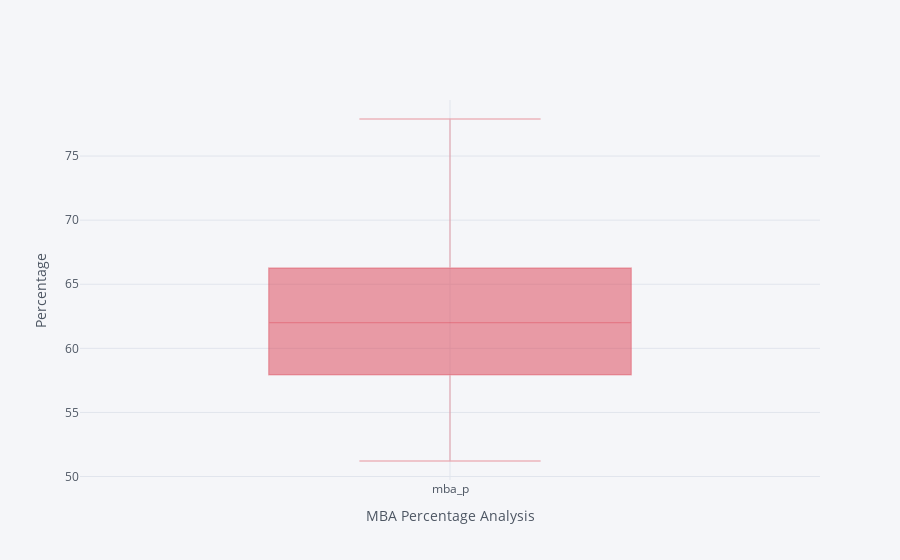

Notebook cell for this chart:
### Code cell
data.iplot(kind='box',column=['mba_p'],color='red',yTitle='Percentage',xTitle = 'MBA Percentage Analysis',size=1)

### Figure 1 — Plotly figure (JSON) as saved in the notebook; plotly's stock layout.template omitted (floating-point values rounded to 4 significant figures; data arrays with more than 128 entries replaced by an {"elided": "..."} marker saying what was removed)
{"data": [{"boxpoints": false, "line": {"width": 1.3}, "marker": {"color": "rgba(219, 64, 82, 0.35999999999999993)"}, "name": "mba_p", "orientation": "v", "type": "box", "y": {"elided": "215 float values"}}], "layout": {"legend": {"bgcolor": "#F5F6F9", "font": {"color": "#4D5663"}}, "paper_bgcolor": "#F5F6F9", "plot_bgcolor": "#F5F6F9", "title": {"font": {"color": "#4D5663"}}, "xaxis": {"gridcolor": "#E1E5ED", "showgrid": true, "tickfont": {"color": "#4D5663"}, "title": {"font": {"color": "#4D5663"}, "text": "MBA Percentage Analysis"}, "zerolinecolor": "#E1E5ED"}, "yaxis": {"gridcolor": "#E1E5ED", "showgrid": true, "tickfont": {"color": "#4D5663"}, "title": {"font": {"color": "#4D5663"}, "text": "Percentage"}, "zerolinecolor": "#E1E5ED"}}}
